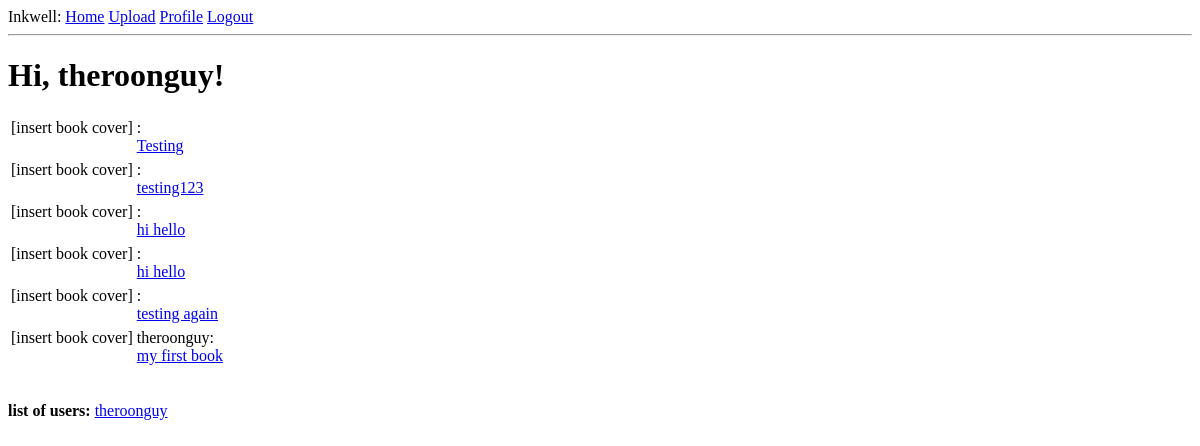
The page /index (signed in) on the database as committed earlier.
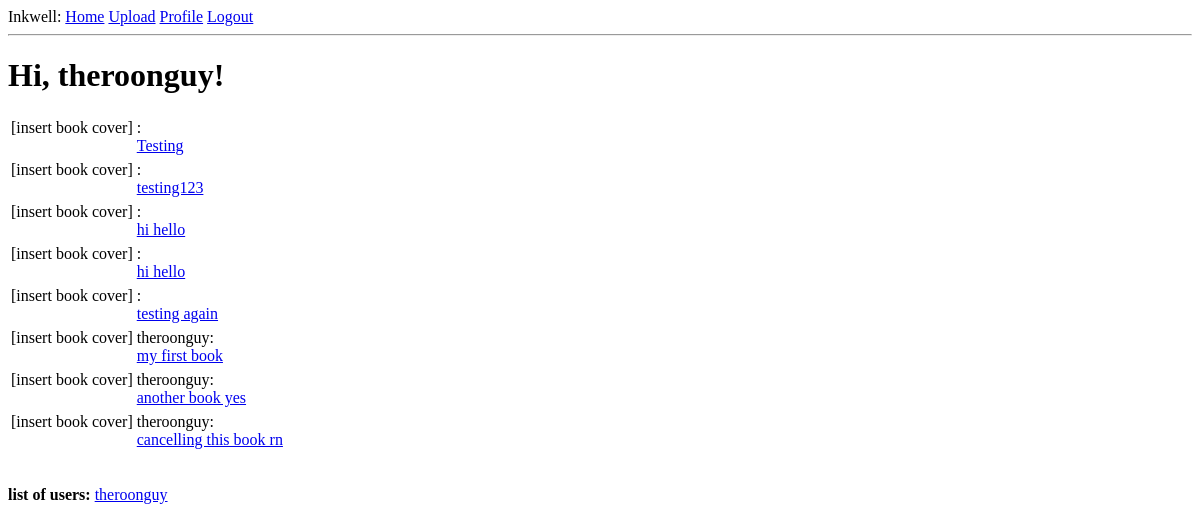
The same page on the database as committed later.
### app/models.py (models this page shows, shortened)
class User(UserMixin, db.Model):
    user_id = db.Column(db.Integer, primary_key=True)
    username = db.Column(db.String(64), index=True, unique=True)
    firstname = db.Column(db.String(64), nullable=True)
    lastname = db.Column(db.String(64), nullable=True)
    email = db.Column(db.String(120), index=True, unique=True)
    password_hash = db.Column(db.String(128))
    books = db.relationship('Book', backref='author', lazy='dynamic')
    about_me = db.Column(db.String(140))

class Book(db.Model):
    book_id = db.Column(db.Integer, primary_key=True)
    title = db.Column(db.String(64))
    content = db.Column(db.String(64))
    date_uploaded = db.Column(db.DateTime, index=True, default=datetime.utcnow)
    user_id = db.Column(db.Integer, db.ForeignKey('user.user_id'))
    cover = db.relationship('Image', backref='book', lazy='dynamic')

### app/routes.py (the view)
@app.route('/')
@app.route('/index')
@login_required
def index():
    books = Book.query.all()
    users = User.query.all()
    return render_template('index.html', title='Home', books=books, users=users)

### app/models.py (called while the page is built)
@login.user_loader
def load_user(id):
    return User.query.get(int(id))

### app/templates/index.html
{% extends "base.html" %}
{% block content %}
    <h1>Hi, {{ current_user.username }}!</h1>
    {% for book in books %}
        {% include '_book.html' %}
    {% endfor %}
    <br><p><b>list of users:</b>
    {% for user in users %}
        <a href="{{ url_for('user', username=user.username) }}">{{ user.username }}</a>
    {% endfor %}
{% endblock %}

### app/templates/base.html (shortened to what this page needs)
<!doctype html>
<html>
    <head>
    </head>
    <body>
        <div>Inkwell:
            <a href="{{ url_for('index') }}">Home</a>
            <a href="{{ url_for('upload') }}">Upload</a>
            {% if current_user.is_anonymous %}
            <a href="{{ url_for('login') }}">Login</a>
            {% else %}
            <a href="{{ url_for('user', username=current_user.username) }}">Profile</a>
            <a href="{{ url_for('logout') }}">Logout</a>
            {% endif %}
        </div>
        <hr>
        {% block content %}{% endblock %}
    </body>
</html>

### app/templates/_book.html
<table>
    <tr valign="top">
        <td>[insert book cover]</td>
        <td>{{ book.author.username }}: <br><a href="{{ url_for('read', author=book.author.username, book=book.title) }}">{{ book.title }}</a></td>
    </tr>
</table>

Rows that differ between the two databases and show on the page:
added Book: author.username "theroonguy", title "another book yes"
added Book: author.username "theroonguy", title "cancelling this book rn"
